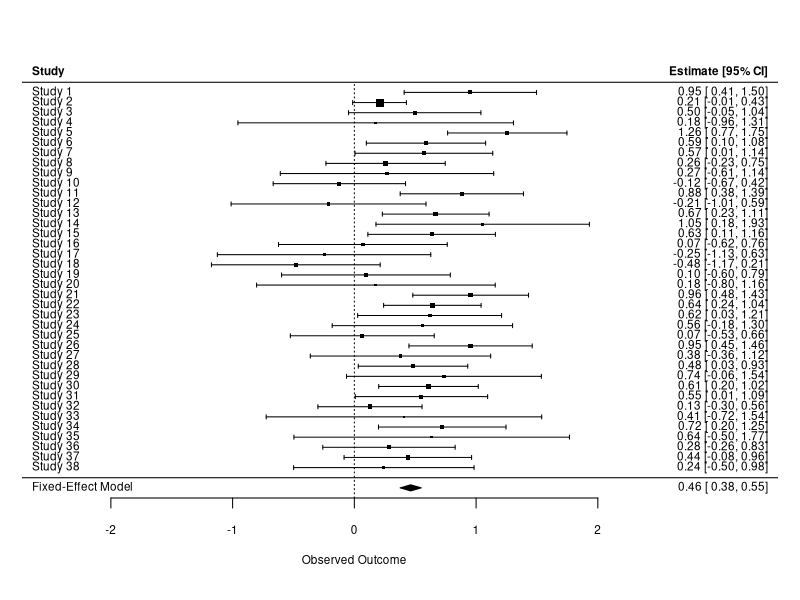
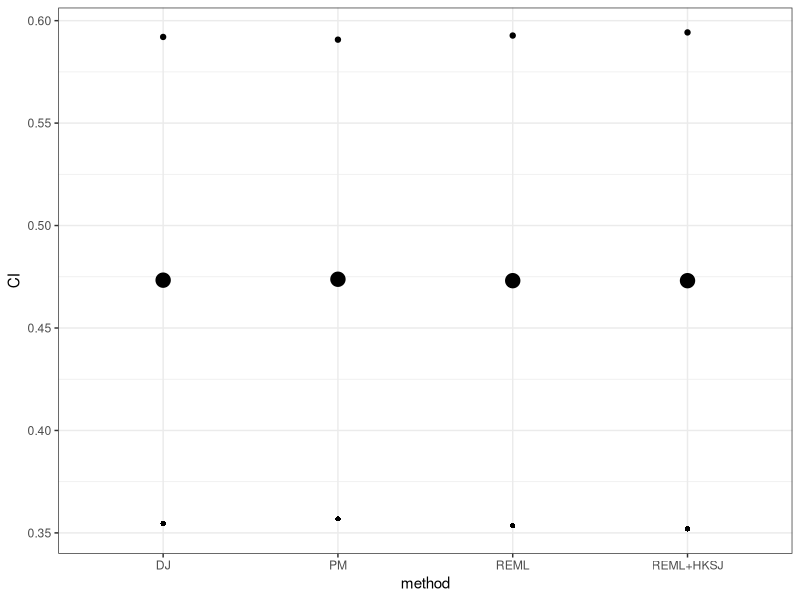
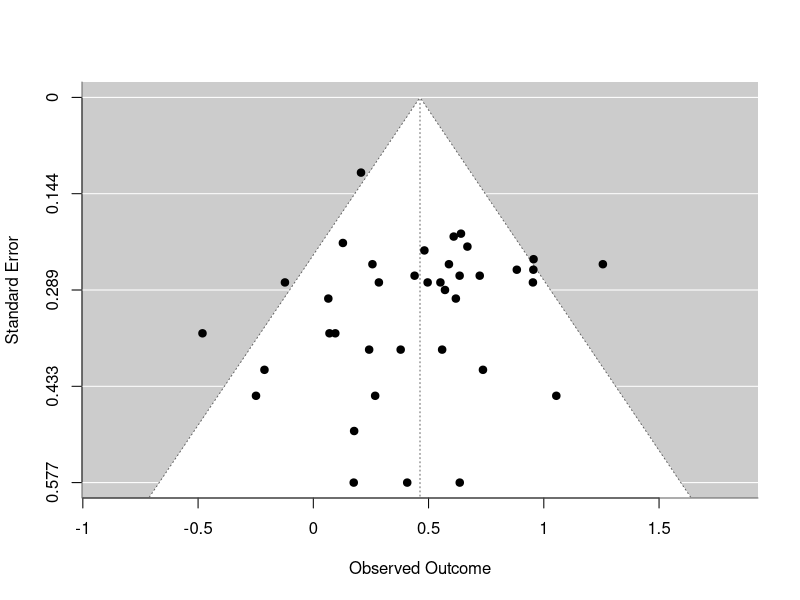
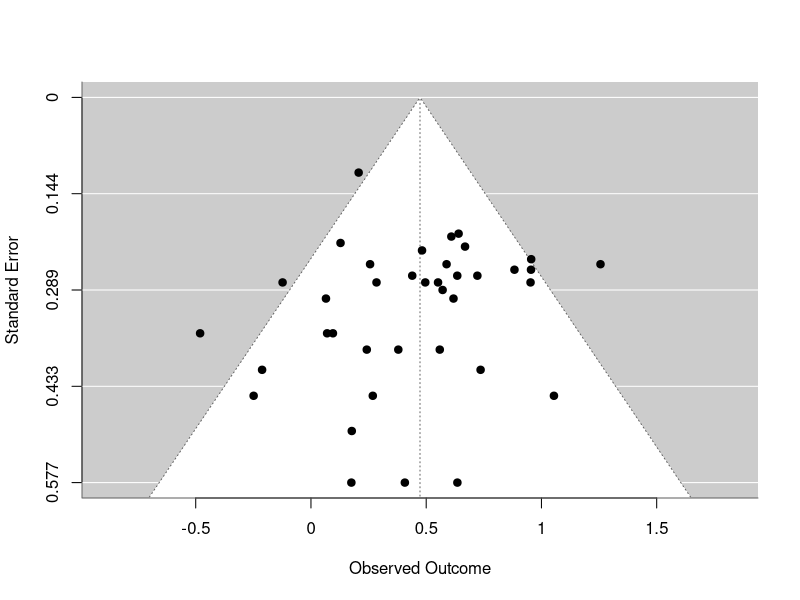

These figures' R source, in order: (Note: this script raises an error after producing the figures.)
library(metafor)
library(ggplot2)

#Dataset 1
LK<-read.csv("Data/Leimu_Koricheva2006.csv")

#1.1.2 Perform  fixed effects meta-analysis of the data. Produce forest plot. 
# z is the r (correlation coefficeint)
LK_F<-rma(yi=LK$z,vi=LK$variance, method="FE")
summary(LK_F)
forest(LK_F)

#1.1.3	Is the fixed effects model appropriate?
#No.

#1.1.4 Perform random effects meta-analysis using REML. What are your conclusions? 
LK_R<-rma(yi=LK$z,vi=LK$variance, method="REML")
summary.rma(LK_R)

#1.1.5 Compare the width of confidence intervals for the combined effect for the fixed- and random-effects meta-analysis. Why does the width differ?

#Fixed
#estimate      se     zval    pval   ci.lb   ci.ub 
#  0.4628  0.0444  10.4192  <.0001  0.3758  0.5499  *** 

#Random
#estimate      se    zval    pval   ci.lb   ci.ub 
#  0.4731  0.0610  7.7507  <.0001  0.3535  0.5927  *** 

#Wider for randome because of added variance (tau, interstudy variability).  


#1.1.6  Try out different estimators of the τ2 such as DL, REML, PM and compare the results. 
#Also compare standard results to those using HKSJ method (use test=”knha”). 
#HKSJ t-based inference: another way to infer τ2

LK_R1<-rma(yi=LK$z,vi=LK$variance, method="REML")
LK_R2<-rma(yi=LK$z,vi=LK$variance, method="REML", test="knha")
LK_R3<-rma(yi=LK$z,vi=LK$variance, method="PM")
LK_R4<-rma(yi=LK$z,vi=LK$variance, method="DL")

results<-data.frame(method=c("REML","REML+HKSJ","PM","DJ"))
for (i in 1:4){
    re<-get(paste0("LK_R",i))
    results$estimate[i]<-re[[1]]
    results$Pvalue[i]<-re[[5]]
    results$CI_lb[i]<-re[[6]]
    results$CI_ub[i]<-re[[7]]
}

ggplot()+
    geom_point(data=results, aes(x=method, y=estimate, size=1.25))+
    geom_point(data=results, aes(x=method, y=CI_lb, shape='-'))+
    geom_point(data=results, aes(x=method, y=CI_ub))+
    ylab("CI")+theme_bw()+
    theme(legend.position = "none")
#HKSJ has wider CI


#3.1.5  Explore publication bias for the random and fixed effects models. 
#Produce funnel plots and conduct tests for publication bias. What are your conclusions?
    
#Try and explain the results for 

funnel(LK_F)
funnel(LK_R)
funnel(LK_R, yaxis="ni")
funnel(LK_R, addtau2=TRUE) 
funnel(trimfill(LK_F))
plot()
ranktest(LK_F) #nonparametric test (Use this!)
#Kendall's tau = -0.1950, p = 0.0910
regtest(LK_F)
#test for funnel plot asymmetry: z = -0.0932, p = 0.9258
